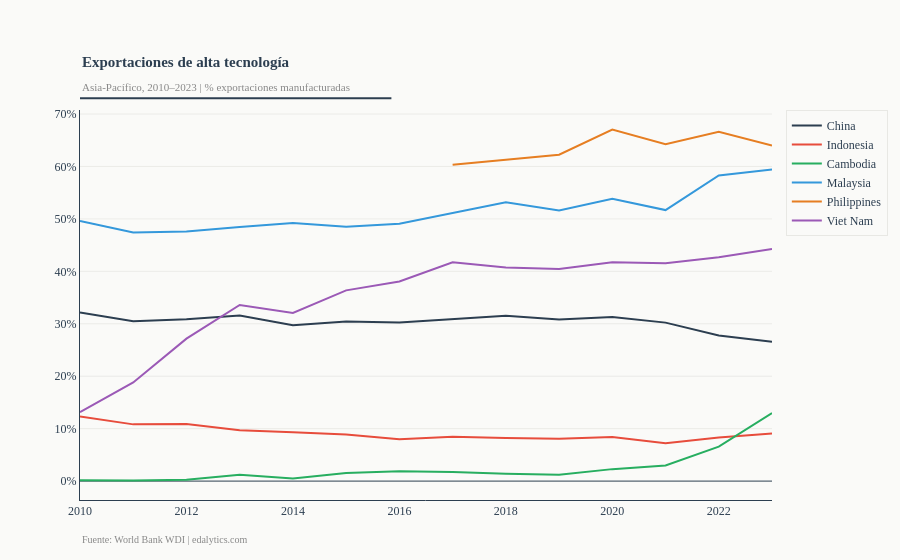

Notebook cell for this chart:
### Markdown cell above
**Figura 2 — Exportaciones de alta tecnología**

### Code cell
fig2 = go.Figure()

for i, country in enumerate(countries_list):
    d = df_long[df_long['Country'] == country]
    fig2.add_trace(go.Scatter(
        x=d['year'], y=d['tech_exports'],
        name=country, mode='lines',
        line=dict(color=COLORS[i], width=2)
    ))

fig2.update_layout(**BASE_LAYOUT, title=None)
add_title(fig2, 'Exportaciones de alta tecnología',
          'Asia-Pacífico, 2010–2023 | % exportaciones manufacturadas')
fig2.update_yaxes(ticksuffix='%')
add_source(fig2)
fig2.show()

### Figure 1 — Plotly figure (JSON) as saved in the notebook; plotly's stock layout.template omitted (floating-point values rounded to 4 significant figures)
{"data": [{"line": {"color": "#2c3e50", "width": 2}, "mode": "lines", "name": "China", "type": "scatter", "x": [2010, 2011, 2012, 2013, 2014, 2015, 2016, 2017, 2018, 2019, 2020, 2021, 2022, 2023], "y": [32.15, 30.5, 30.86, 31.59, 29.7, 30.43, 30.25, 30.91, 31.55, 30.82, 31.28, 30.22, 27.77, 26.57]}, {"line": {"color": "#e74c3c", "width": 2}, "mode": "lines", "name": "Indonesia", "type": "scatter", "x": [2010, 2011, 2012, 2013, 2014, 2015, 2016, 2017, 2018, 2019, 2020, 2021, 2022, 2023], "y": [12.31, 10.82, 10.87, 9.676, 9.329, 8.89, 7.999, 8.446, 8.213, 8.092, 8.425, 7.201, 8.308, 9.083]}, {"line": {"color": "#27ae60", "width": 2}, "mode": "lines", "name": "Cambodia", "type": "scatter", "x": [2010, 2011, 2012, 2013, 2014, 2015, 2016, 2017, 2018, 2019, 2020, 2021, 2022, 2023], "y": [0.1534, 0.1148, 0.2591, 1.213, 0.5056, 1.535, 1.859, 1.742, 1.409, 1.194, 2.283, 2.981, 6.562, 12.99]}, {"line": {"color": "#3498db", "width": 2}, "mode": "lines", "name": "Malaysia", "type": "scatter", "x": [2010, 2011, 2012, 2013, 2014, 2015, 2016, 2017, 2018, 2019, 2020, 2021, 2022, 2023], "y": [49.61, 47.41, 47.57, 48.47, 49.22, 48.49, 49.06, 51.12, 53.18, 51.59, 53.81, 51.68, 58.28, 59.42]}, {"line": {"color": "#e67e22", "width": 2}, "mode": "lines", "name": "Philippines", "type": "scatter", "x": [2010, 2011, 2012, 2013, 2014, 2015, 2016, 2017, 2018, 2019, 2020, 2021, 2022, 2023], "y": [null, null, null, null, null, null, null, 60.32, 61.35, 62.25, 67.05, 64.23, 66.61, 63.98]}, {"line": {"color": "#9b59b6", "width": 2}, "mode": "lines", "name": "Viet Nam", "type": "scatter", "x": [2010, 2011, 2012, 2013, 2014, 2015, 2016, 2017, 2018, 2019, 2020, 2021, 2022, 2023], "y": [13.13, 18.81, 27.16, 33.6, 32.05, 36.37, 38.06, 41.74, 40.75, 40.43, 41.74, 41.54, 42.69, 44.26]}], "layout": {"annotations": [{"align": "left", "font": {"color": "#2c3e50", "family": "Georgia, serif", "size": 15}, "showarrow": false, "text": "<b>Exportaciones de alta tecnología</b>", "x": 0, "xref": "paper", "y": 1.15, "yref": "paper"}, {"align": "left", "font": {"color": "#888", "family": "Georgia, serif", "size": 11}, "showarrow": false, "text": "Asia-Pacífico, 2010–2023 | % exportaciones manufacturadas", "x": 0, "xref": "paper", "y": 1.08, "yref": "paper"}, {"align": "left", "font": {"color": "#888", "size": 10}, "showarrow": false, "text": "Fuente: World Bank WDI | edalytics.com", "x": 0, "xref": "paper", "y": -0.12, "yref": "paper"}], "font": {"color": "#2c3e50", "family": "Georgia, serif", "size": 12}, "legend": {"bgcolor": "#fafaf8", "bordercolor": "#e8e8e4", "borderwidth": 1, "font": {"color": "#2c3e50"}}, "margin": {"b": 60, "t": 110}, "paper_bgcolor": "#fafaf8", "plot_bgcolor": "#fafaf8", "shapes": [{"line": {"color": "#2c3e50", "width": 2}, "type": "line", "x0": 0, "x1": 0.45, "xref": "paper", "y0": 1.03, "y1": 1.03, "yref": "paper"}], "title": {}, "xaxis": {"gridcolor": "#e8e8e4", "gridwidth": 0.5, "linecolor": "#2c3e50", "showgrid": false, "tickfont": {"color": "#2c3e50"}}, "yaxis": {"gridcolor": "#e8e8e4", "gridwidth": 0.8, "linecolor": "#2c3e50", "tickfont": {"color": "#2c3e50"}, "ticksuffix": "%", "zeroline": true, "zerolinecolor": "#2c3e50", "zerolinewidth": 1}}}
